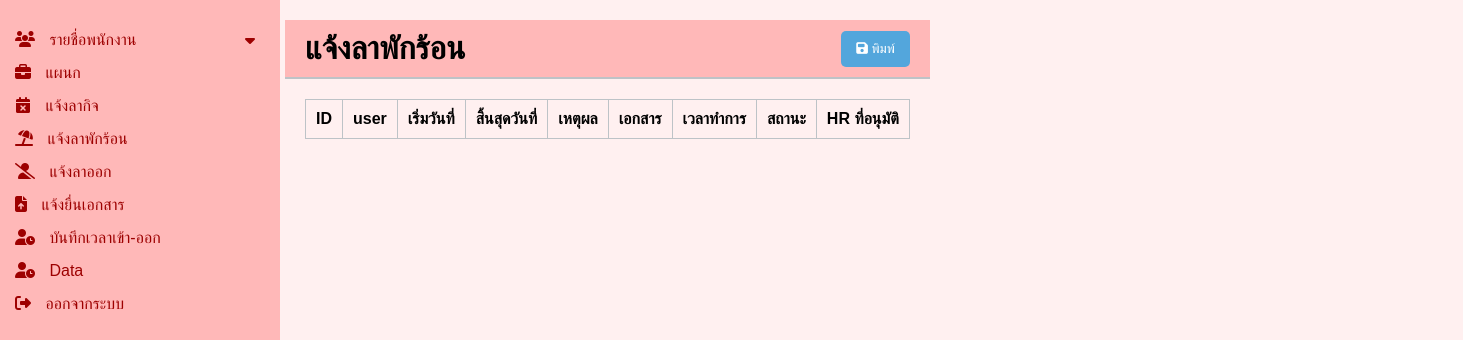
The page /backend/show_vacationleave.php on the database as committed earlier.
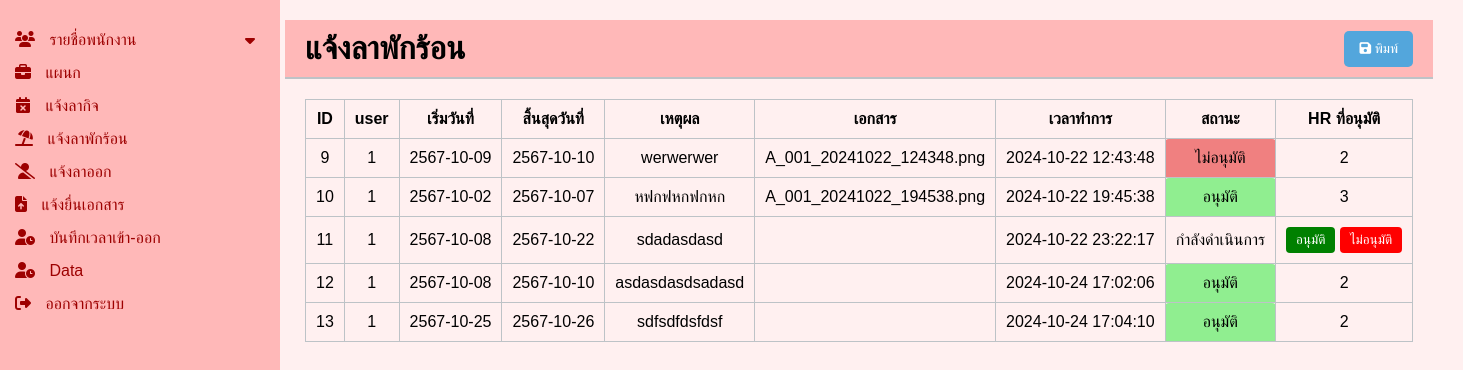
The same page on the database as committed later.
### tables this page shows
CREATE TABLE `tb_vacationleave` (
  `VLeave_id` int(11) NOT NULL,
  `user_id` int(11) NOT NULL,
  `VLeave_dateStart` date DEFAULT NULL,
  `VLeave_dateEnd` date DEFAULT NULL,
  `VLeave_detail` text,
  `VLeave_docs` text,
  `VLeave_date` datetime DEFAULT NULL,
  `hr_id` int(11) DEFAULT NULL,
  `VLeave_status` varchar(45) DEFAULT NULL
);

### backend/show_vacationleave.php (the view, shortened to what this page needs)
<?php
include 'sidebar.php';
?>
<!DOCTYPE html>
<html lang="en">
<head>
    <link rel="stylesheet" href="https://cdnjs.cloudflare.com/ajax/libs/font-awesome/6.1.1/css/all.min.css">
    <link rel="stylesheet" href="css/position_1.css">
</head>
<body>
    <div class="container">
        <div class="main-content">
            <header>
                <h1>แจ้งลาพักร้อน</h1>
                <div class="actions">
                    <button class="btn btn-save" onclick="printPage()"><i class="fa fa-save"></i> พิมพ์</button>
                </div>
            </header>
            <div class="content">
                <table class="table">
                    <thead>
                        <tr>
                            <th scope="col">ID</th>
                            <th scope="col">user</th>
                            <th scope="col">เริ่มวันที่</th>
                            <th scope="col">สิ้นสุดวันที่</th>
                            <th scope="col">เหตุผล</th>
                            <th scope="col">เอกสาร</th>
                            <th scope="col">เวลาทำการ</th>
                            <th scope="col">สถานะ</th>
                            <th scope="col">HR ที่อนุมัติ</th>
                        </tr>
                    </thead>
                    <tbody>
                        <?php
                        $db = new class_conn();
                        $conn = $db->connect();
                        $sql = "SELECT * FROM tb_vacationleave";
                        $result = $conn->query($sql);
                        if ($result->num_rows > 0) {
                            while ($row = $result->fetch_assoc()) {
                                $statusClass = '';
                                if ($row['VLeave_status'] == 'อนุมัติ') {
                                    $statusClass = 'status-green';
                                } elseif ($row['VLeave_status'] == 'ไม่อนุมัติ') {
                                    $statusClass = 'status-red';
                                }
                                echo "<tr>
                                <td>{$row['VLeave_id']}</td>
                                <td>{$row['user_id']}</td>
                                <td>{$row['VLeave_dateStart']}</td>
                                <td>{$row['VLeave_dateEnd']}</td>
                                <td>{$row['VLeave_detail']}</td>
                                <td>{$row['VLeave_docs']}</td>
                                <td>{$row['VLeave_date']}</td>
                                <td class='{$statusClass}'>{$row['VLeave_status']}</td>";
                                if ($row['VLeave_status'] == 'อนุมัติ' || $row['VLeave_status'] == 'ไม่อนุมัติ') {
                                    echo "<td>{$row['hr_id']}</td>";
                                } else {
                                    echo "<td>
                                        <form method='post' action=''>
                                            <input type='hidden' name='vleave_id' value='{$row['VLeave_id']}'>
                                            <button class='btn-approve' name='approve'>อนุมัติ</button>
                                            <button class='btn-reject' name='reject'>ไม่อนุมัติ</button>
                                        </form>
                                    </td>";
                                }
                                echo "</tr>";
                            }
                        }
                        ?>
                    </tbody>
                </table>
            </div>
        </div>
    </div>
</body>
</html>

Rows that differ between the two databases and show on the page:
added tb_vacationleave: VLeave_id "9", user "1", VLeave_dateStart "2567-10-09", VLeave_dateEnd "2567-10-10", VLeave_detail "werwerwer", VLeave_docs "A_001_20241022_124348.png", VLeave_date "2024-10-22 12:43:48", VLeave_status "ไม่อนุมัติ", hr "2"
added tb_vacationleave: VLeave_id "10", user "1", VLeave_dateStart "2567-10-02", VLeave_dateEnd "2567-10-07", VLeave_detail "หฟกฟหกฟกหก", VLeave_docs "A_001_20241022_194538.png", VLeave_date "2024-10-22 19:45:38", VLeave_status "อนุมัติ", hr "3"
added tb_vacationleave: VLeave_id "11", user "1", VLeave_dateStart "2567-10-08", VLeave_dateEnd "2567-10-22", VLeave_detail "sdadasdasd", VLeave_date "2024-10-22 23:22:17", VLeave_status "กำลังดำเนินการ"
added tb_vacationleave: VLeave_id "12", user "1", VLeave_dateStart "2567-10-08", VLeave_dateEnd "2567-10-10", VLeave_detail "asdasdasdsadasd", VLeave_date "2024-10-24 17:02:06", VLeave_status "อนุมัติ", hr "2"
added tb_vacationleave: VLeave_id "13", user "1", VLeave_dateStart "2567-10-25", VLeave_dateEnd "2567-10-26", VLeave_detail "sdfsdfdsfdsf", VLeave_date "2024-10-24 17:04:10", VLeave_status "อนุมัติ", hr "2"
